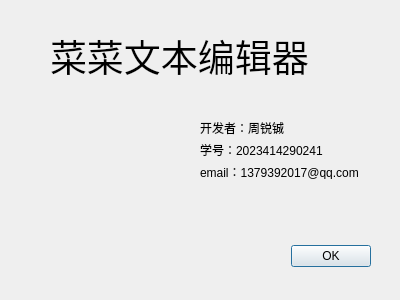
<?xml version="1.0" encoding="UTF-8"?>
<ui version="4.0">
 <class>AboutDialog</class>
 <widget class="QDialog" name="AboutDialog">
  <property name="geometry">
   <rect>
    <x>0</x>
    <y>0</y>
    <width>400</width>
    <height>300</height>
   </rect>
  </property>
  <property name="windowTitle">
   <string>关于</string>
  </property>
  <widget class="QDialogButtonBox" name="buttonBox">
   <property name="geometry">
    <rect>
     <x>30</x>
     <y>240</y>
     <width>341</width>
     <height>32</height>
    </rect>
   </property>
   <property name="orientation">
    <enum>Qt::Orientation::Horizontal</enum>
   </property>
   <property name="standardButtons">
    <set>QDialogButtonBox::StandardButton::Ok</set>
   </property>
  </widget>
  <widget class="QLabel" name="label">
   <property name="geometry">
    <rect>
     <x>50</x>
     <y>10</y>
     <width>331</width>
     <height>91</height>
    </rect>
   </property>
   <property name="font">
    <font>
     <pointsize>28</pointsize>
    </font>
   </property>
   <property name="text">
    <string>菜菜文本编辑器</string>
   </property>
  </widget>
  <widget class="QLabel" name="label_5">
   <property name="geometry">
    <rect>
     <x>40</x>
     <y>100</y>
     <width>141</width>
     <height>131</height>
    </rect>
   </property>
   <property name="styleSheet">
    <string notr="true">border-image: url(:/img/txt.jpg);</string>
   </property>
   <property name="text">
    <string/>
   </property>
  </widget>
  <widget class="QWidget" name="layoutWidget">
   <property name="geometry">
    <rect>
     <x>200</x>
     <y>120</y>
     <width>171</width>
     <height>59</height>
    </rect>
   </property>
   <layout class="QVBoxLayout" name="verticalLayout">
    <item>
     <widget class="QLabel" name="label_2">
      <property name="text">
       <string>开发者：周锐铖</string>
      </property>
     </widget>
    </item>
    <item>
     <widget class="QLabel" name="label_3">
      <property name="text">
       <string>学号：2023414290241</string>
      </property>
     </widget>
    </item>
    <item>
     <widget class="QLabel" name="label_4">
      <property name="text">
       <string>email：1379392017@qq.com</string>
      </property>
     </widget>
    </item>
   </layout>
  </widget>
 </widget>
 <resources/>
 <connections>
  <connection>
   <sender>buttonBox</sender>
   <signal>accepted()</signal>
   <receiver>AboutDialog</receiver>
   <slot>accept()</slot>
   <hints>
    <hint type="sourcelabel">
     <x>248</x>
     <y>254</y>
    </hint>
    <hint type="destinationlabel">
     <x>157</x>
     <y>274</y>
    </hint>
   </hints>
  </connection>
  <connection>
   <sender>buttonBox</sender>
   <signal>rejected()</signal>
   <receiver>AboutDialog</receiver>
   <slot>reject()</slot>
   <hints>
    <hint type="sourcelabel">
     <x>316</x>
     <y>260</y>
    </hint>
    <hint type="destinationlabel">
     <x>286</x>
     <y>274</y>
    </hint>
   </hints>
  </connection>
 </connections>
</ui>
